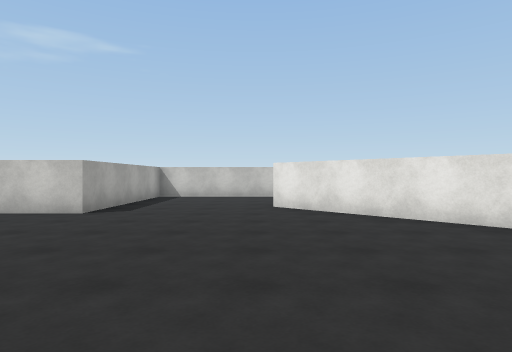
[1] (above)

24 first-person views from a walk through a Unity game level. The camera is 1.4 m above the floor, looks level and sees 75° across. The floor is counted in squares, 2 m on a side. Each view is taken from the middle of a square. On the plan, view 1 faces up. The plan holds only what a view shows up to about 10 squares ahead; the rest is blank. The place goes on beyond the plan. Surface patterns are stand-ins for the level's own textures.

[2]
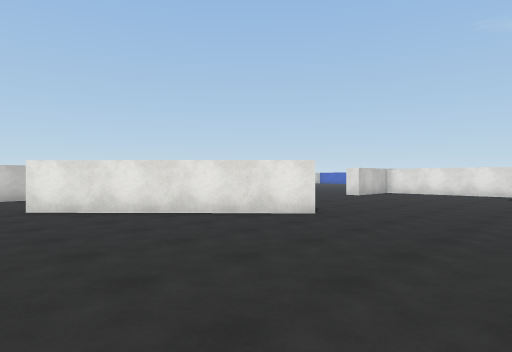

[3]
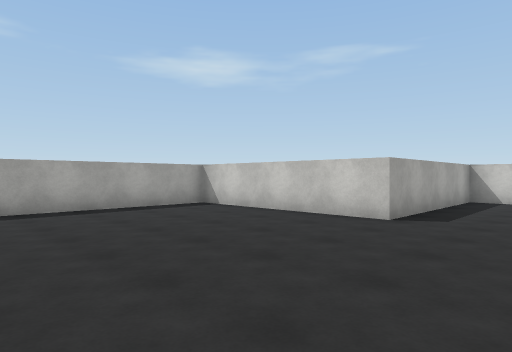

[4]
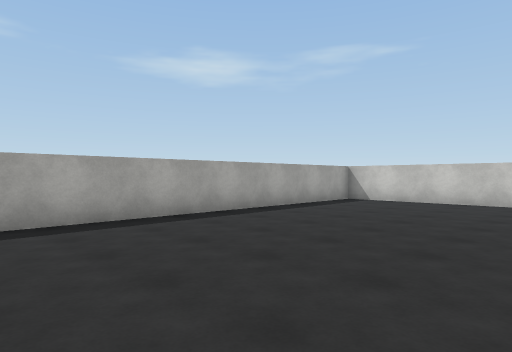

[5]
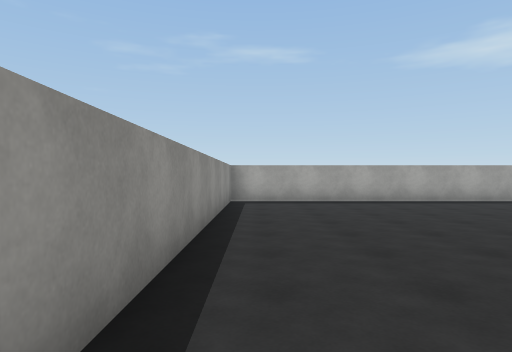

[6]
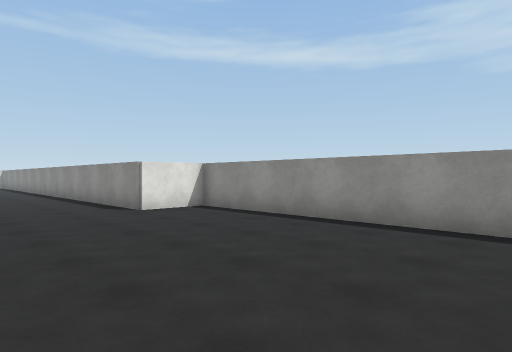

[7]
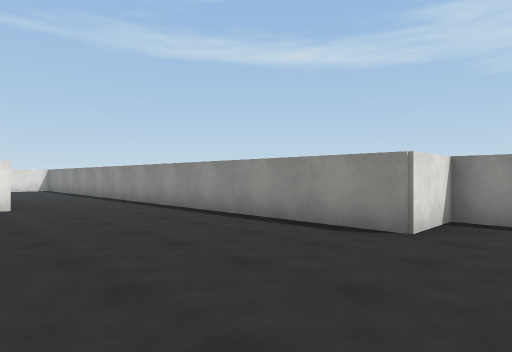

[8]
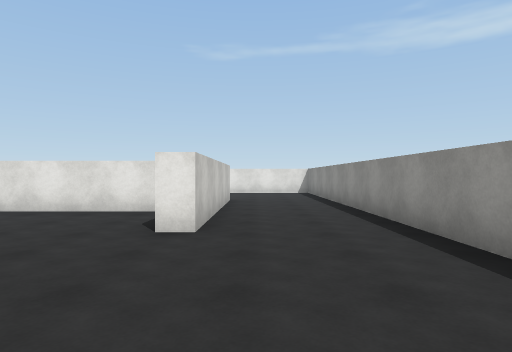

[9]
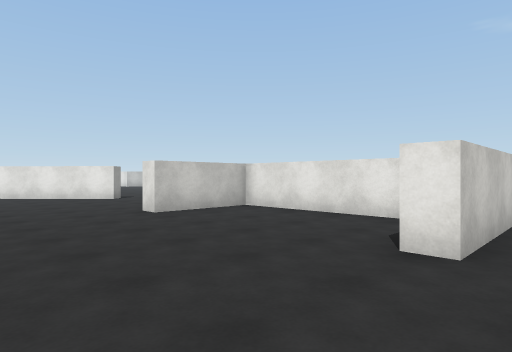

[10]
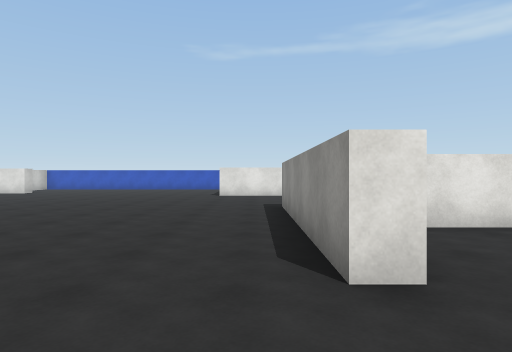

[11]
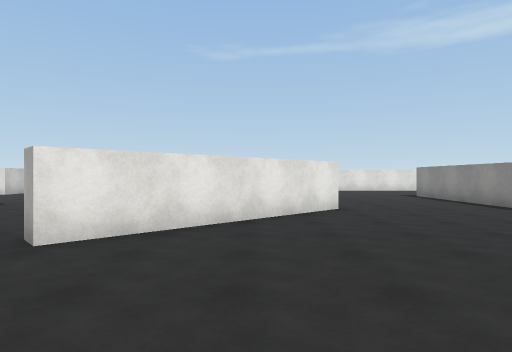

[12]
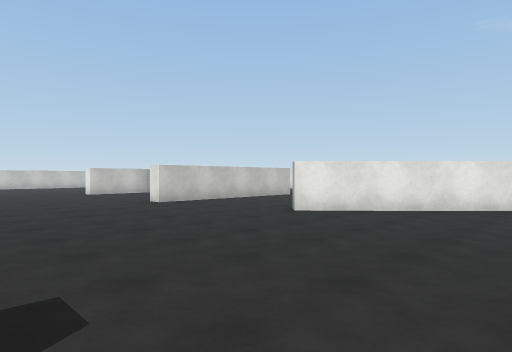

[13]
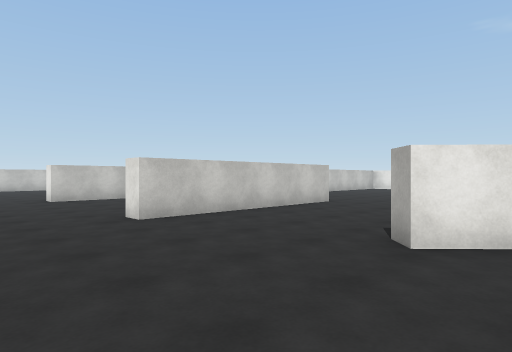

[14]
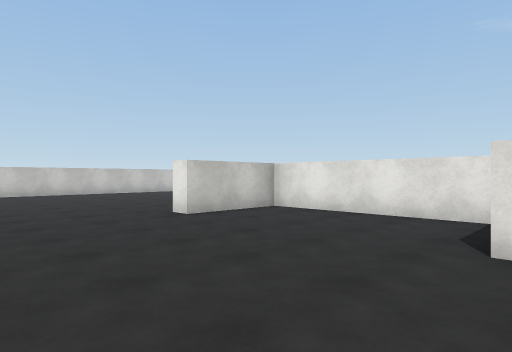

[15]
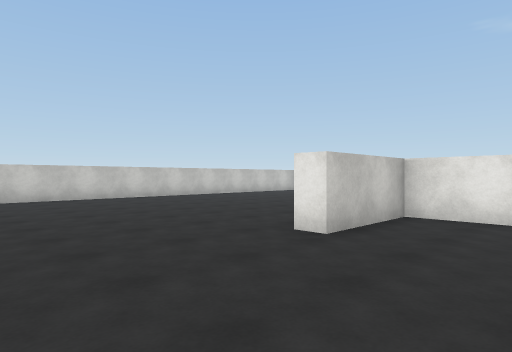

[16]
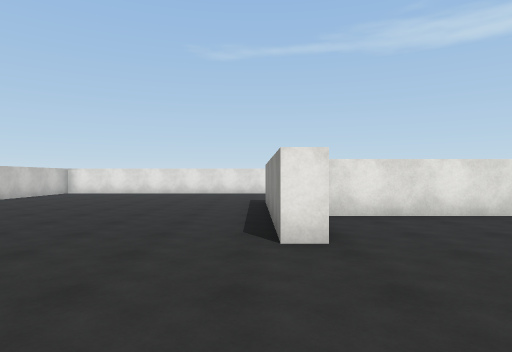

[17]
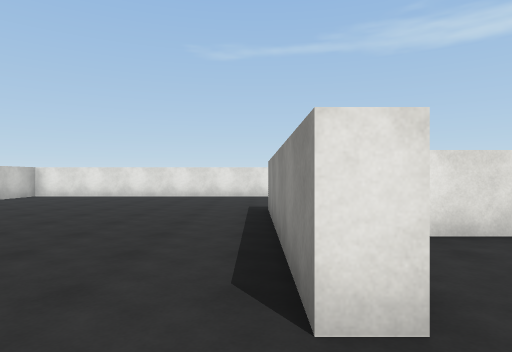

[18]
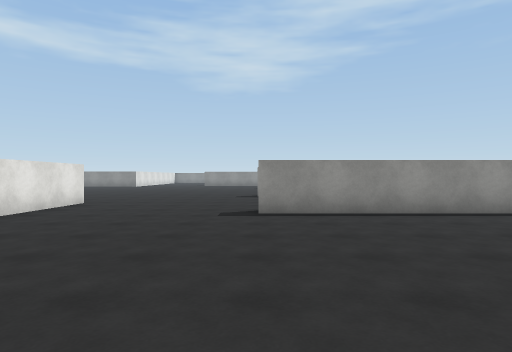

[19]
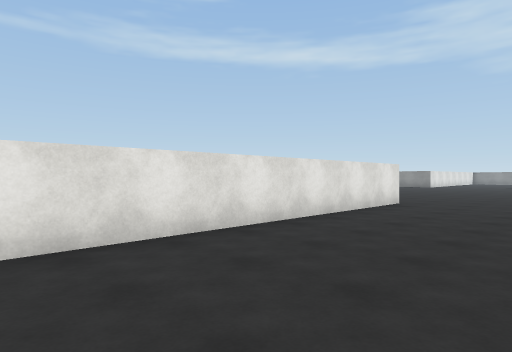

[20]
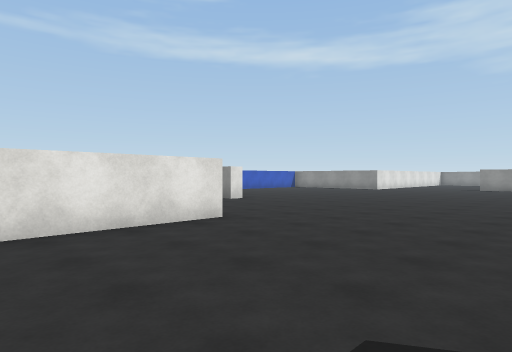

[21]
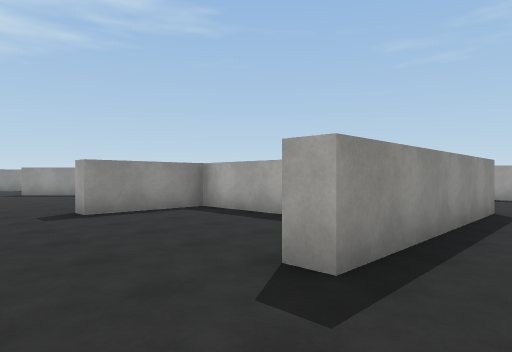

[22]
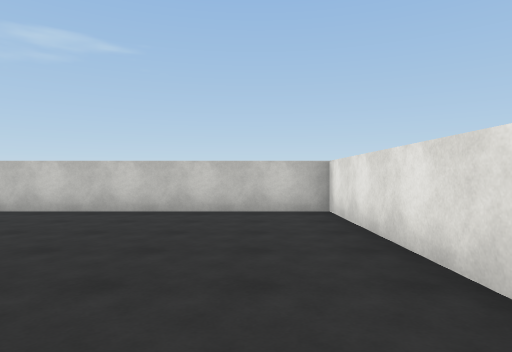

[23]
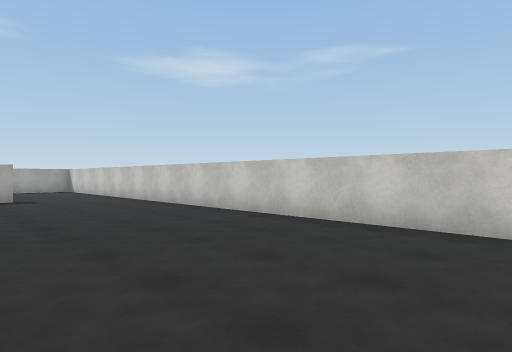

[24]
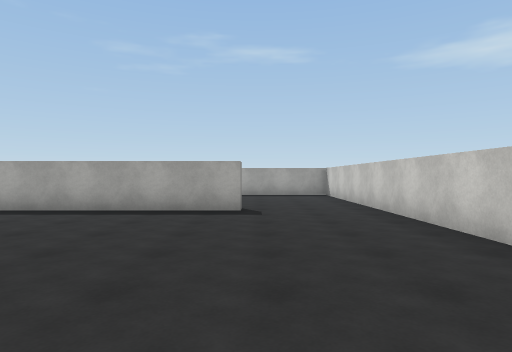

### Floor plan
Points are (right, up) in squares from view 1. A wall is a line through its corners. A room is listed if a view was taken in it or the views show most of it. See-through windows are left out.
Room 1 (views 1, 2, 3, 4, 5, 6, 7, 8, 9, 10, 11, 12, 13, 14, 15, 16, 17, 18, 19, 20, 21, 22, 23, 24)
walls: (1.1, 11.3) (0.4, 11.3); (11.2, 10.2) (7.3, 14.2) (7.7, 14.6); (8.9, 19) (8.9, 23.2) (6.5, 23.2) (6.5, 23.7) (11.9, 23.7) (11.9, 23.2); (-2.2, 11.3) (-3.2, 11.3) (-3.2, 6.3) (-8.2, 6.3) (-8.2, -3.7) (3.5, -3.7) (3.5, -2.2) (16, -2.2); (9.3, 21.1) (9.3, 18.6) (11.9, 18.6) (11.9, 18.1) (6.5, 18.1) (6.5, 18.6); (4.2, 3.6) (0.4, 7.6); (12.6, 1.9) (12.6, 5.9) (10.2, 5.9) (10.2, 6.4) (15.8, 6.4); (16.4, 21.2) (16.4, 31.6) (-1, 31.6); (2.2, 28.8) (2.2, 23); (15.5, 0.8) (10.2, 0.8) (10.2, 1.4)

Positions as (right, up) in squares from view 1, and headings:
1: (0, 0), facing up
2: (-1, 0), facing up-right
3: (-1, 1), facing up-left
4: (-3, -3), facing up-left
5: (1, -3), facing left
6: (-3, 1), facing down-right
7: (2, 2), facing down-right
8: (6, 0), facing right
9: (7, 0), facing up-right
10: (8, 7), facing right
11: (4, 12), facing right
12: (2, 10), facing up-right
13: (4, 13), facing up-right
14: (3, 18), facing up-right
15: (3, 21), facing up-right
16: (3, 24), facing right
17: (5, 24), facing right
18: (12, 30), facing down
19: (13, 30), facing down-right
20: (12, 25), facing down-right
21: (14, 25), facing down-left
22: (15, 25), facing up
23: (13, 27), facing up-left
24: (9, 29), facing left
